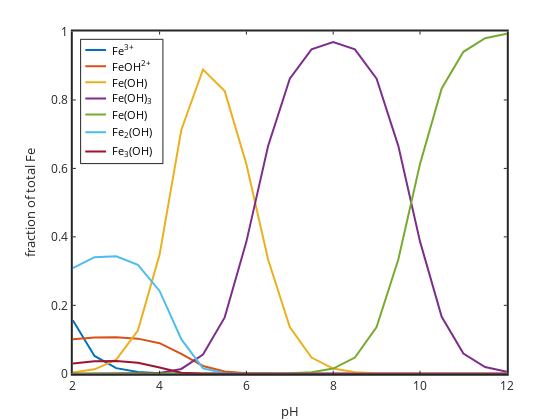

Notebook code cell kept with this figure:
### Code cell
%plot -s 600,500 -f 'svg'

plot(pH,FeIII,'linewidth',2,pH,FeIIIOH,'linewidth',2,pH,FeIIIOH2,'linewidth',2,...
pH,FeIIIOH3,'linewidth',2,pH,FeIIIOH4,'linewidth',2,pH,FeIII2OH2,'linewidth',2,pH,FeIII3OH4,'linewidth',2)
set(gca,'linewidth',2,'fontsize',12)
xlabel('pH'); ylabel('fraction of total Fe')
legend('Fe^{3+}','FeOH^{2+}','Fe(OH)_2^+','Fe(OH)_3','Fe(OH)_4^-','Fe_2(OH)_2^{4+}','Fe_3(OH)_4^{5+}','location','northwest')

### Figure 1 — Plotly figure (JSON) as saved in the notebook; plotly's stock layout.template omitted (floating-point values rounded to 4 significant figures)
{"data": [{"line": {"color": "rgb(0,113,188)", "dash": "solid", "width": 2}, "marker": {"color": "rgb(0,113,188)", "line": {"color": "rgb(0,113,188)"}, "size": 6, "symbol": "none"}, "mode": "lines", "name": "Fe^{3+}", "showlegend": true, "type": "scatter", "visibility": true, "x": [2, 2.5, 3, 3.5, 4, 4.5, 5, 5.5, 6, 6.5, 7, 7.5, 8, 8.5, 9, 9.5, 10, 10.5, 11, 11.5, 12], "xaxis": "x", "y": [0.1566, 0.05203, 0.01651, 0.005031, 0.001387, 0.0002835, 3.54e-05, 3.288e-06, 2.437e-07, 1.328e-08, 5.439e-10, 1.891e-11, 6.116e-13, 1.891e-14, 5.439e-16, 1.329e-17, 2.441e-19, 3.319e-21, 3.745e-23, 3.903e-25, 3.956e-27], "yaxis": "y"}, {"line": {"color": "rgb(216,82,24)", "dash": "solid", "width": 2}, "marker": {"color": "rgb(216,82,24)", "line": {"color": "rgb(216,82,24)"}, "size": 6, "symbol": "none"}, "mode": "lines", "name": "FeOH^{2+}", "showlegend": true, "type": "scatter", "visibility": true, "x": [2, 2.5, 3, 3.5, 4, 4.5, 5, 5.5, 6, 6.5, 7, 7.5, 8, 8.5, 9, 9.5, 10, 10.5, 11, 11.5, 12], "xaxis": "x", "y": [0.1011, 0.1062, 0.1066, 0.1027, 0.08955, 0.05789, 0.02285, 0.006712, 0.001573, 0.0002712, 3.512e-05, 3.861e-06, 3.949e-07, 3.861e-08, 3.512e-09, 2.713e-10, 1.576e-11, 6.776e-13, 2.418e-14, 7.969e-16, 2.554e-17], "yaxis": "y"}, {"line": {"color": "rgb(236,176,31)", "dash": "solid", "width": 2}, "marker": {"color": "rgb(236,176,31)", "line": {"color": "rgb(236,176,31)"}, "size": 6, "symbol": "none"}, "mode": "lines", "name": "Fe(OH)_2^+", "showlegend": true, "type": "scatter", "visibility": true, "x": [2, 2.5, 3, 3.5, 4, 4.5, 5, 5.5, 6, 6.5, 7, 7.5, 8, 8.5, 9, 9.5, 10, 10.5, 11, 11.5, 12], "xaxis": "x", "y": [0.003934, 0.01307, 0.04147, 0.1264, 0.3484, 0.7122, 0.8891, 0.8258, 0.612, 0.3337, 0.1366, 0.0475, 0.01536, 0.00475, 0.001366, 0.0003337, 6.131e-05, 8.337e-06, 9.406e-07, 9.804e-08, 9.937e-09], "yaxis": "y"}, {"line": {"color": "rgb(125,46,141)", "dash": "solid", "width": 2}, "marker": {"color": "rgb(125,46,141)", "line": {"color": "rgb(125,46,141)"}, "size": 6, "symbol": "none"}, "mode": "lines", "name": "Fe(OH)_3", "showlegend": true, "type": "scatter", "visibility": true, "x": [2, 2.5, 3, 3.5, 4, 4.5, 5, 5.5, 6, 6.5, 7, 7.5, 8, 8.5, 9, 9.5, 10, 10.5, 11, 11.5, 12], "xaxis": "x", "y": [2.482e-07, 2.608e-06, 2.617e-05, 0.0002521, 0.002198, 0.01421, 0.0561, 0.1648, 0.3862, 0.6657, 0.862, 0.9477, 0.9693, 0.9477, 0.862, 0.6659, 0.3868, 0.1663, 0.05935, 0.01956, 0.00627], "yaxis": "y"}, {"line": {"color": "rgb(118,171,47)", "dash": "solid", "width": 2}, "marker": {"color": "rgb(118,171,47)", "line": {"color": "rgb(118,171,47)"}, "size": 6, "symbol": "none"}, "mode": "lines", "name": "Fe(OH)_4^-", "showlegend": true, "type": "scatter", "visibility": true, "x": [2, 2.5, 3, 3.5, 4, 4.5, 5, 5.5, 6, 6.5, 7, 7.5, 8, 8.5, 9, 9.5, 10, 10.5, 11, 11.5, 12], "xaxis": "x", "y": [3.934e-15, 1.307e-13, 4.147e-12, 1.264e-10, 3.484e-09, 7.122e-08, 8.891e-07, 8.258e-06, 6.12e-05, 0.0003337, 0.001366, 0.00475, 0.01536, 0.0475, 0.1366, 0.3337, 0.6131, 0.8337, 0.9406, 0.9804, 0.9937], "yaxis": "y"}, {"line": {"color": "rgb(76,189,237)", "dash": "solid", "width": 2}, "marker": {"color": "rgb(76,189,237)", "line": {"color": "rgb(76,189,237)"}, "size": 6, "symbol": "none"}, "mode": "lines", "name": "Fe_2(OH)_2^{4+}", "showlegend": true, "type": "scatter", "visibility": true, "x": [2, 2.5, 3, 3.5, 4, 4.5, 5, 5.5, 6, 6.5, 7, 7.5, 8, 8.5, 9, 9.5, 10, 10.5, 11, 11.5, 12], "xaxis": "x", "y": [0.3088, 0.3408, 0.3432, 0.3186, 0.2422, 0.1012, 0.01577, 0.001361, 7.474e-05, 2.221e-06, 3.724e-08, 4.502e-10, 4.709e-12, 4.502e-14, 3.724e-16, 2.222e-18, 7.5e-21, 1.387e-23, 1.765e-26, 1.918e-29, 1.97e-32], "yaxis": "y"}, {"line": {"color": "rgb(161,19,46)", "dash": "solid", "width": 2}, "marker": {"color": "rgb(161,19,46)", "line": {"color": "rgb(161,19,46)"}, "size": 6, "symbol": "none"}, "mode": "lines", "name": "Fe_3(OH)_4^{5+}", "showlegend": true, "type": "scatter", "visibility": true, "x": [2, 2.5, 3, 3.5, 4, 4.5, 5, 5.5, 6, 6.5, 7, 7.5, 8, 8.5, 9, 9.5, 10, 10.5, 11, 11.5, 12], "xaxis": "x", "y": [0.03016, 0.03674, 0.03725, 0.0321, 0.01854, 0.003239, 7.868e-05, 5.854e-07, 1.767e-09, 1.56e-12, 4.385e-16, 6.409e-20, 7.011e-24, 6.409e-28, 4.386e-32, 1.562e-36, 1.779e-41, 6.081e-47, 9.856e-53, 1.163e-58, 1.228e-64], "yaxis": "y"}, {"hoverinfo": "none", "line": {"color": "rgb(0,113,188)", "dash": "solid", "width": 2}, "marker": {"color": "rgb(0,113,188)", "line": {"color": "rgb(0,113,188)"}, "size": 6, "symbol": "none"}, "mode": "lines", "name": "", "showlegend": false, "type": "scatter", "visibility": true, "x": [3, 18], "xaxis": "x2", "y": [7.327, 7.327], "yaxis": "y2"}, {"hoverinfo": "none", "line": {"color": "rgb(216,82,24)", "dash": "solid", "width": 2}, "marker": {"color": "rgb(216,82,24)", "line": {"color": "rgb(216,82,24)"}, "size": 6, "symbol": "none"}, "mode": "lines", "name": "", "showlegend": false, "type": "scatter", "visibility": true, "x": [3, 18], "xaxis": "x2", "y": [18.98, 18.98], "yaxis": "y2"}, {"hoverinfo": "none", "line": {"color": "rgb(236,176,31)", "dash": "solid", "width": 2}, "marker": {"color": "rgb(236,176,31)", "line": {"color": "rgb(236,176,31)"}, "size": 6, "symbol": "none"}, "mode": "lines", "name": "", "showlegend": false, "type": "scatter", "visibility": true, "x": [3, 18], "xaxis": "x2", "y": [30.64, 30.64], "yaxis": "y2"}, {"hoverinfo": "none", "line": {"color": "rgb(125,46,141)", "dash": "solid", "width": 2}, "marker": {"color": "rgb(125,46,141)", "line": {"color": "rgb(125,46,141)"}, "size": 6, "symbol": "none"}, "mode": "lines", "name": "", "showlegend": false, "type": "scatter", "visibility": true, "x": [3, 18], "xaxis": "x2", "y": [42.29, 42.29], "yaxis": "y2"}, {"hoverinfo": "none", "line": {"color": "rgb(118,171,47)", "dash": "solid", "width": 2}, "marker": {"color": "rgb(118,171,47)", "line": {"color": "rgb(118,171,47)"}, "size": 6, "symbol": "none"}, "mode": "lines", "name": "", "showlegend": false, "type": "scatter", "visibility": true, "x": [3, 18], "xaxis": "x2", "y": [53.95, 53.95], "yaxis": "y2"}, {"hoverinfo": "none", "line": {"color": "rgb(76,189,237)", "dash": "solid", "width": 2}, "marker": {"color": "rgb(76,189,237)", "line": {"color": "rgb(76,189,237)"}, "size": 6, "symbol": "none"}, "mode": "lines", "name": "", "showlegend": false, "type": "scatter", "visibility": true, "x": [3, 18], "xaxis": "x2", "y": [66.68, 66.68], "yaxis": "y2"}, {"hoverinfo": "none", "line": {"color": "rgb(161,19,46)", "dash": "solid", "width": 2}, "marker": {"color": "rgb(161,19,46)", "line": {"color": "rgb(161,19,46)"}, "size": 6, "symbol": "none"}, "mode": "lines", "name": "", "showlegend": false, "type": "scatter", "visibility": true, "x": [3, 18], "xaxis": "x2", "y": [80.5, 80.5], "yaxis": "y2"}], "layout": {"annotations": [{"font": {"color": "rgb(0, 0, 0)", "size": 10.8}, "showarrow": false, "text": "Fe<sup>3+</sup>", "x": 21, "xanchor": "left", "xref": "x2", "y": 7.327, "yanchor": "middle", "yref": "y2"}, {"font": {"color": "rgb(0, 0, 0)", "size": 10.8}, "showarrow": false, "text": "FeOH<sup>2+</sup>", "x": 21, "xanchor": "left", "xref": "x2", "y": 18.98, "yanchor": "middle", "yref": "y2"}, {"font": {"color": "rgb(0, 0, 0)", "size": 10.8}, "showarrow": false, "text": "Fe(OH)", "x": 21, "xanchor": "left", "xref": "x2", "y": 30.64, "yanchor": "middle", "yref": "y2"}, {"font": {"color": "rgb(0, 0, 0)", "size": 10.8}, "showarrow": false, "text": "Fe(OH)<sub>3</sub>", "x": 21, "xanchor": "left", "xref": "x2", "y": 42.29, "yanchor": "middle", "yref": "y2"}, {"font": {"color": "rgb(0, 0, 0)", "size": 10.8}, "showarrow": false, "text": "Fe(OH)", "x": 21, "xanchor": "left", "xref": "x2", "y": 53.95, "yanchor": "middle", "yref": "y2"}, {"font": {"color": "rgb(0, 0, 0)", "size": 10.8}, "showarrow": false, "text": "Fe<sub>2</sub>(OH)", "x": 21, "xanchor": "left", "xref": "x2", "y": 66.68, "yanchor": "middle", "yref": "y2"}, {"font": {"color": "rgb(0, 0, 0)", "size": 10.8}, "showarrow": false, "text": "Fe<sub>3</sub>(OH)", "x": 21, "xanchor": "left", "xref": "x2", "y": 80.5, "yanchor": "middle", "yref": "y2"}], "height": 420, "hovermode": "closest", "margin": {"b": 0, "l": 0, "r": 0, "t": 0}, "plot_bgcolor": "rgba(0, 0, 0, 0)", "showlegend": false, "width": 560, "xaxis": {"anchor": "y", "autorange": false, "domain": [0.13, 0.905], "exponentformat": "none", "gridcolor": "rgba(38,38,38,0.15)", "gridwidth": 2, "linecolor": "rgb(38,38,38)", "linewidth": 2, "mirror": "ticks", "range": [2, 12], "showgrid": false, "showline": true, "side": "bottom", "spikedash": "solid", "spikemode": "across", "spikesides": false, "spikethickness": 1, "tickangle": 0, "tickcolor": "rgb(38,38,38)", "tickfont": {"color": "rgb(38,38,38)", "size": 12}, "ticklen": 3, "ticks": "inside", "ticktext": ["2", "4", "6", "8", "10", "12"], "tickvals": [2, 4, 6, 8, 10, 12], "title": {"font": {"color": "rgb(38,38,38)", "size": 13.2}, "text": "pH"}, "type": "linear", "visible": true, "zeroline": false}, "xaxis2": {"anchor": "y2", "autorange": false, "domain": [0.1449, 0.29], "exponentformat": "none", "fixedrange": true, "gridcolor": "rgba(38,38,38,0.15)", "gridwidth": 1, "linecolor": "rgb(38,38,38)", "linewidth": 1, "mirror": true, "range": [0, 58.62], "showgrid": false, "showline": true, "showspikes": false, "side": "bottom", "spikedash": "solid", "spikemode": "across", "spikesides": false, "spikethickness": 1, "tickangle": 0, "tickcolor": "rgb(38,38,38)", "tickfont": {"color": "rgb(38,38,38)", "size": 10.8}, "ticklen": 3, "ticks": "", "ticktext": [], "tickvals": [], "title": {"font": {"color": "rgb(0, 0, 0)", "size": 11.88}, "text": ""}, "type": "linear", "visible": true, "zeroline": false}, "yaxis": {"anchor": "x", "autorange": false, "domain": [0.11, 0.925], "exponentformat": "none", "gridcolor": "rgba(38,38,38,0.15)", "gridwidth": 2, "linecolor": "rgb(38,38,38)", "linewidth": 2, "mirror": "ticks", "range": [0, 1], "showgrid": false, "showline": true, "side": "left", "spikedash": "solid", "spikemode": "across", "spikesides": false, "spikethickness": 1, "tickangle": 0, "tickcolor": "rgb(38,38,38)", "tickfont": {"color": "rgb(38,38,38)", "size": 12}, "ticklen": 3, "ticks": "inside", "ticktext": ["0", "0.2", "0.4", "0.6", "0.8", "1"], "tickvals": [0, 0.2, 0.4, 0.6, 0.8, 1], "title": {"font": {"color": "rgb(38,38,38)", "size": 13.2}, "text": "fraction of total Fe"}, "type": "linear", "visible": true, "zeroline": false}, "yaxis2": {"anchor": "x2", "autorange": false, "domain": [0.6117, 0.9052], "exponentformat": "none", "fixedrange": true, "gridcolor": "rgba(38,38,38,0.15)", "gridwidth": 1, "linecolor": "rgb(38,38,38)", "linewidth": 1, "mirror": true, "range": [88.91, 0], "showgrid": false, "showline": true, "showspikes": false, "side": "left", "spikedash": "solid", "spikemode": "across", "spikesides": false, "spikethickness": 1, "tickangle": 0, "tickcolor": "rgb(38,38,38)", "tickfont": {"color": "rgb(38,38,38)", "size": 10.8}, "ticklen": 3, "ticks": "", "ticktext": [], "tickvals": [], "title": {"font": {"color": "rgb(0, 0, 0)", "size": 11.88}, "text": ""}, "type": "linear", "visible": true, "zeroline": false}}}
